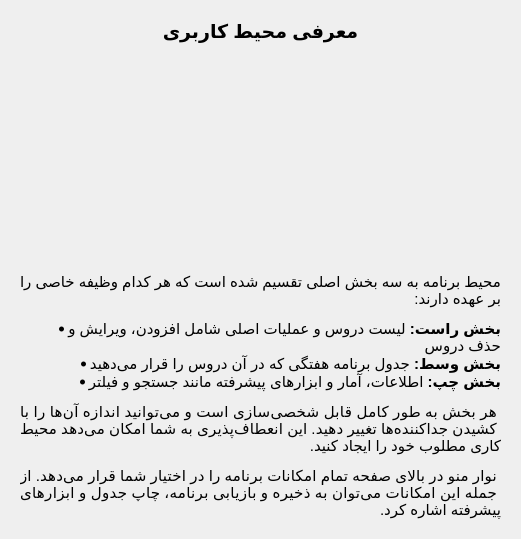
       <widget class="QWidget" name="interfacePage">
        <layout class="QVBoxLayout" name="verticalLayout_3">
         <property name="spacing">
          <number>15</number>
         </property>
         <property name="leftMargin">
          <number>20</number>
         </property>
         <property name="topMargin">
          <number>20</number>
         </property>
         <property name="rightMargin">
          <number>20</number>
         </property>
         <property name="bottomMargin">
          <number>20</number>
         </property>
         <item>
          <widget class="QLabel" name="interfaceTitle">
           <property name="font">
            <font>
             <pointsize>14</pointsize>
             <weight>75</weight>
             <bold>true</bold>
            </font>
           </property>
           <property name="text">
            <string>معرفی محیط کاربری</string>
           </property>
           <property name="alignment">
            <set>Qt::AlignCenter</set>
           </property>
          </widget>
         </item>
         <item>
          <widget class="QLabel" name="interfaceImage">
           <property name="minimumSize">
            <size>
             <width>0</width>
             <height>200</height>
            </size>
           </property>
           <property name="text">
            <string/>
           </property>
           <property name="pixmap">
            <pixmap>:/images/interface.png</pixmap>
           </property>
           <property name="scaledContents">
            <bool>true</bool>
           </property>
           <property name="alignment">
            <set>Qt::AlignCenter</set>
           </property>
          </widget>
         </item>
         <item>
          <widget class="QLabel" name="interfaceText">
           <property name="font">
            <font>
             <pointsize>11</pointsize>
            </font>
           </property>
           <property name="text">
            <string>&lt;html&gt;&lt;head/&gt;&lt;body&gt;&lt;p dir="rtl" align="justify"&gt;محیط برنامه به سه بخش اصلی تقسیم شده است که هر کدام وظیفه خاصی را بر عهده دارند:&lt;/p&gt;&lt;ul style="text-align: right; direction: rtl; list-style-position: inside;"&gt;&lt;li&gt;&lt;span style=" font-weight:600;"&gt;بخش راست:&lt;/span&gt; لیست دروس و عملیات اصلی شامل افزودن، ویرایش و حذف دروس&lt;/li&gt;&lt;li&gt;&lt;span style=" font-weight:600;"&gt;بخش وسط:&lt;/span&gt; جدول برنامه هفتگی که در آن دروس را قرار می‌دهید&lt;/li&gt;&lt;li&gt;&lt;span style=" font-weight:600;"&gt;بخش چپ:&lt;/span&gt; اطلاعات، آمار و ابزارهای پیشرفته مانند جستجو و فیلتر&lt;/li&gt;&lt;/ul&gt;&lt;p dir="rtl" align="justify"&gt;هر بخش به طور کامل قابل شخصی‌سازی است و می‌توانید اندازه آن‌ها را با کشیدن جداکننده‌ها تغییر دهید. این انعطاف‌پذیری به شما امکان می‌دهد محیط کاری مطلوب خود را ایجاد کنید.&lt;/p&gt;&lt;p dir="rtl" align="justify"&gt;نوار منو در بالای صفحه تمام امکانات برنامه را در اختیار شما قرار می‌دهد. از جمله این امکانات می‌توان به ذخیره و بازیابی برنامه، چاپ جدول و ابزارهای پیشرفته اشاره کرد.&lt;/p&gt;&lt;/body&gt;&lt;/html&gt;</string>
           </property>
           <property name="alignment">
            <set>Qt::AlignRight|Qt::AlignTrailing|Qt::AlignVCenter</set>
           </property>
           <property name="wordWrap">
            <bool>true</bool>
           </property>
          </widget>
         </item>
        </layout>
       </widget>
